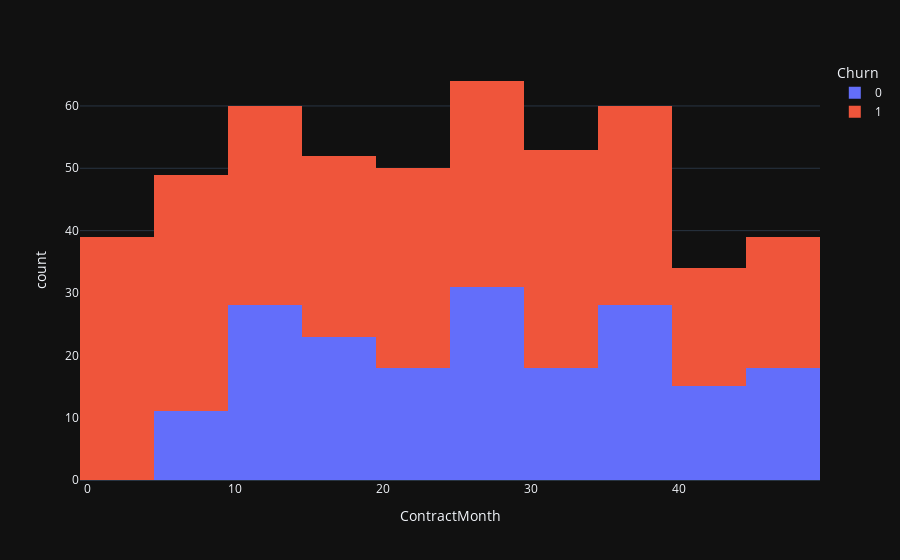

The notebook cell this image was saved under:
### Code cell
fig = px.histogram(df, x="ContractMonth", color="Churn", template="plotly_dark")
fig.show()

### Figure 1 — Plotly figure (JSON) as saved in the notebook; plotly's stock layout.template omitted (floating-point values rounded to 4 significant figures; data arrays with more than 128 entries replaced by an {"elided": "..."} marker saying what was removed)
{"data": [{"alignmentgroup": "True", "bingroup": "x", "hovertemplate": "Churn=0<br>ContractMonth=%{x}<br>count=%{y}<extra></extra>", "legendgroup": "0", "marker": {"color": "#636efa", "pattern": {"shape": ""}}, "name": "0", "offsetgroup": "0", "orientation": "v", "showlegend": true, "type": "histogram", "x": {"elided": "190 int values"}, "xaxis": "x", "yaxis": "y"}, {"alignmentgroup": "True", "bingroup": "x", "hovertemplate": "Churn=1<br>ContractMonth=%{x}<br>count=%{y}<extra></extra>", "legendgroup": "1", "marker": {"color": "#EF553B", "pattern": {"shape": ""}}, "name": "1", "offsetgroup": "1", "orientation": "v", "showlegend": true, "type": "histogram", "x": {"elided": "310 int values"}, "xaxis": "x", "yaxis": "y"}], "layout": {"barmode": "relative", "legend": {"title": {"text": "Churn"}, "tracegroupgap": 0}, "margin": {"t": 60}, "xaxis": {"anchor": "y", "domain": [0, 1], "title": {"text": "ContractMonth"}}, "yaxis": {"anchor": "x", "domain": [0, 1], "title": {"text": "count"}}}}
